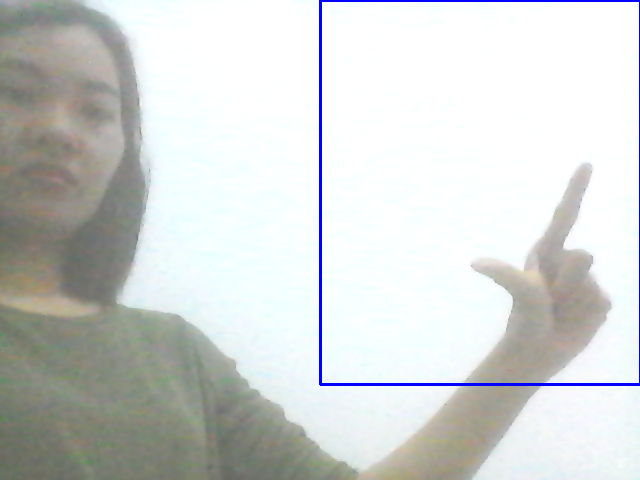
#> input picture Raw-data/L/L0.png, 640 x 480 px; its folder holds only this picture in this run
$ jupyter execute --allow-errors Final-project.ipynb
#> lines starting #> are read from the running program, lines starting #| are printed output that depends on the picture; after the words box and inside, x2 and y2 are one past the last pixel; in counts of white or black regions, pixels touching at a corner belong together
[cell 1]
import pathlib
import os
import glob
import matplotlib.pyplot as plt
import  cv2
import numpy
import sys
import shutil

[cell 2]
ROOT = 'Raw-data'
raw = pathlib.Path(ROOT, '')
raw = list(raw.glob('**/*'))
raw = [str(i) for i in raw]
raw

[cell 3]
test = pathlib.Path(ROOT, '')
test = list(test.glob('**/*'))
def remove_ipynb(paths_list):
    paths = [pathlib.Path(i) for i in paths_list]
    remove = []
    for path in paths:
        if path.is_dir and path.name == '.ipynb_checkpoints':
            remove.append[path]
    if len(remove) >0:
        shutil.rmtree(path)
        return 'Checkpoint removes'
    else:
        return 'No checkpoint file'

[cell 4]
remove_ipynb(raw)

### LOAD IMAGE

[cell 5]
def plot_img(images, row, col, size=(15,10)):
    plt.figure(figsize=size)
    for idx in range(row*col):
        plt.subplot(row, col, idx+1)
        img = cv.imread(images[idx])
        plt.imshow(img)

#> (the rest of this cell did not finish here and is left out)

#> (a cell that did not finish here is left out)

[cell 7]
# fgmask = backSub.apply(frame)
# res = cv2.bitwise_and(frame, frame, mask=fgmask)

[cell 8]
img = cv2.imread(raw[1])
#> img is the input picture: shape (480, 640, 3); mean B, G, R 211, 212, 209.1

gray = cv2.cvtColor(img, cv2.COLOR_BGR2GRAY)
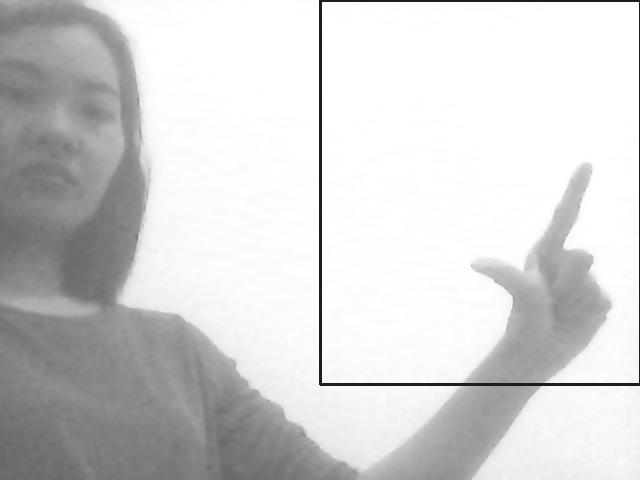
#> gray: shape (480, 640); min 29, max 255, mean 211
blur = cv2.GaussianBlur(gray, (5, 5), 0)

plt.figure(figsize=(15,15))
plt.subplot(1,3,2)
plt.title('Gray')
plt.imshow(gray)
plt.subplot(1,3,3)
plt.title('Blur')
plt.imshow(blur)
plt.subplot(1,3,1)
plt.title('Original')
plt.imshow(img)
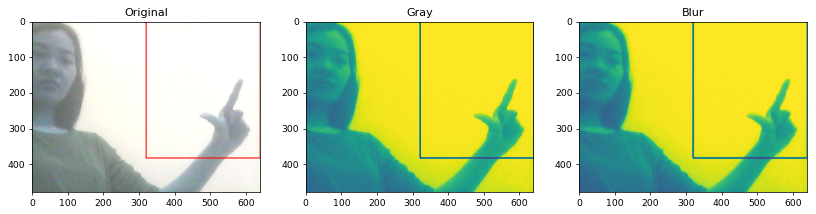
#> figure drawn by matplotlib, 3 panels; B, G, R data is drawn as R, G, B

[cell 9]
ret, thresh = cv2.threshold(blur,135, 255, cv2.THRESH_BINARY)
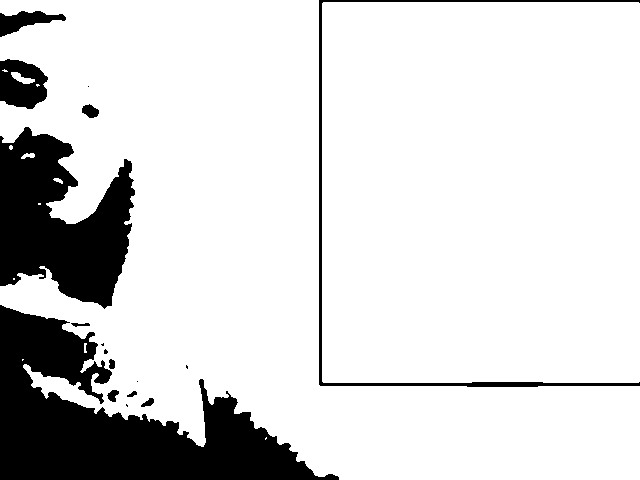
#> thresh: shape (480, 640); 84.5% white; 17 black regions (6 under 20 px)
plt.imshow(thresh)

[cell 10]
contours, hierarchy = cv2.findContours(thresh, cv2.RETR_TREE, cv2.CHAIN_APPROX_SIMPLE)
#> contours = 25 contours, 13 with area under 20; largest, box (x1, y1, x2, y2) and area: (0, 0, 640, 480) 137038, (322, 2, 640, 383) 120387, (81, 103, 100, 119) 184, (11, 72, 35, 84) 116, (106, 389, 120, 403) 108
contours
#> Out has the same summary as contours

$ run again, on Raw-data/fist/palm1.png
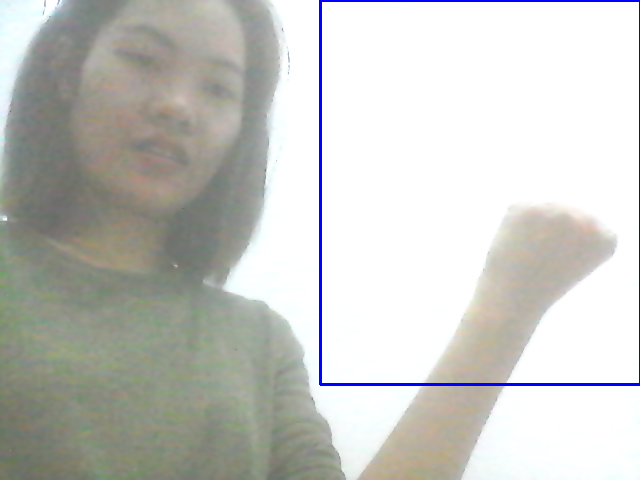
#> input picture Raw-data/fist/palm1.png, 640 x 480 px
#> img is the input picture: shape (480, 640, 3); mean B, G, R 196.3, 199.9, 199
#> `[cell 8] img = cv2.imread(raw[1])  gray = cv2.cvtColor(img, cv2.COLOR_..`:
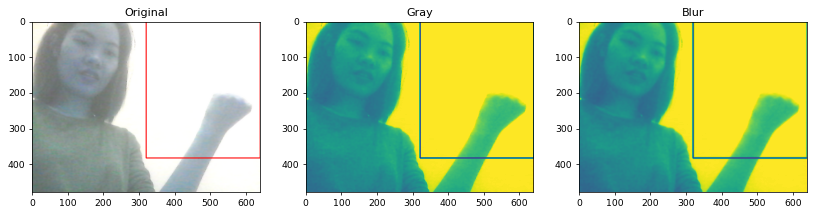
#> figure drawn by matplotlib, 3 panels; B, G, R data is drawn as R, G, B
#> `ret, thresh = cv2.threshold(blur,135, 255, cv2.THRESH_BINARY)`:
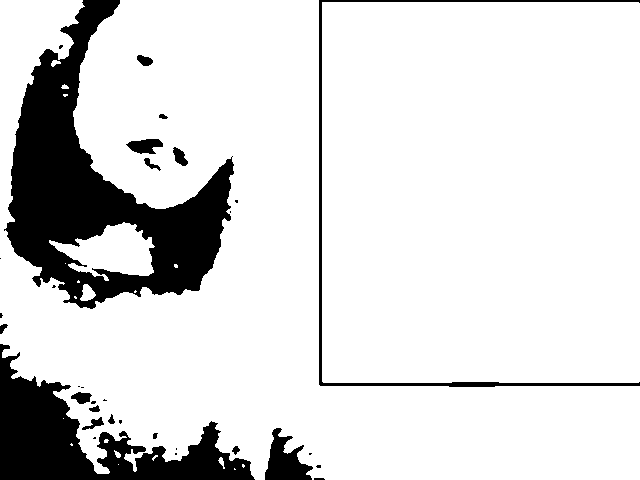
#> thresh: shape (480, 640); 85.4% white; 33 black regions (16 under 20 px)
#> contours = 47 contours, 29 with area under 20; largest, box (x1, y1, x2, y2) and area: (0, 0, 640, 480) 136903, (322, 2, 640, 383) 120412, (49, 222, 155, 281) 3247, (125, 138, 164, 155) 417, (70, 391, 93, 405) 190
#> Out has the same summary as contours

$ run again, on Raw-data/L/L1.png
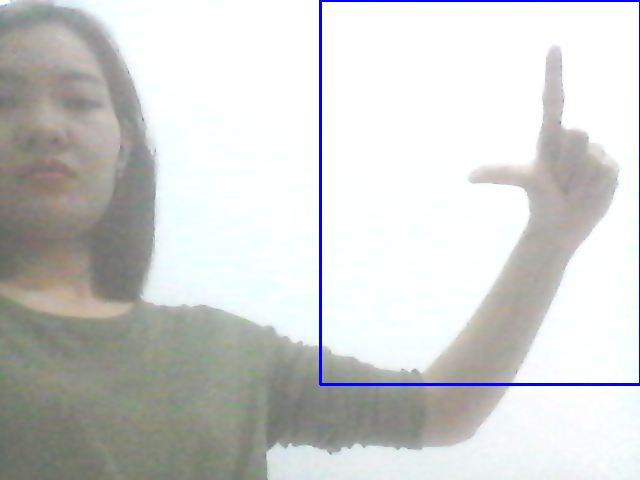
#> input picture Raw-data/L/L1.png, 640 x 480 px
#> img is the input picture: shape (480, 640, 3); mean B, G, R 207.6, 208.2, 206.9
#> `[cell 8] img = cv2.imread(raw[1])  gray = cv2.cvtColor(img, cv2.COLOR_..`:
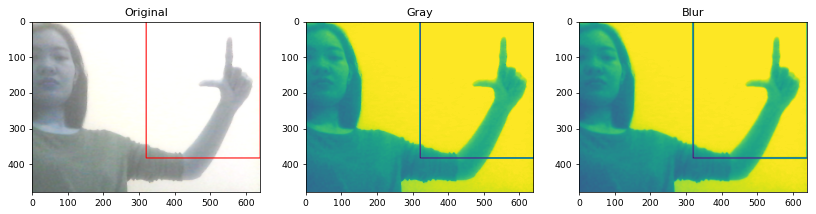
#> figure drawn by matplotlib, 3 panels; B, G, R data is drawn as R, G, B
#> `ret, thresh = cv2.threshold(blur,135, 255, cv2.THRESH_BINARY)`:
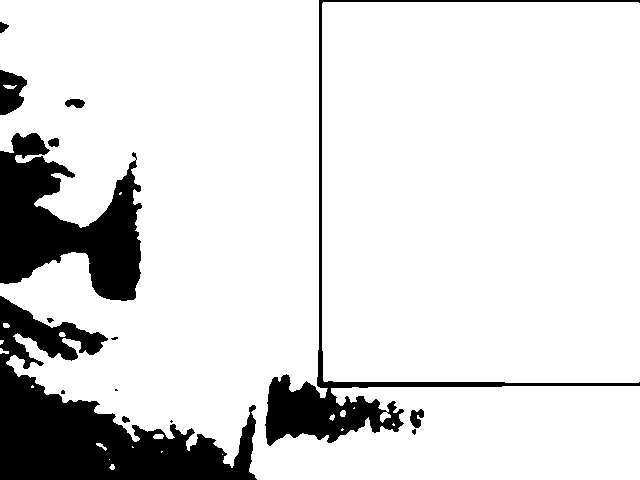
#> thresh: shape (480, 640); 86.2% white; 15 black regions (5 under 20 px)
#> contours = 32 contours, 16 with area under 20; largest, box (x1, y1, x2, y2) and area: (0, 0, 640, 480) 142233, (322, 2, 640, 383) 120240, (409, 408, 425, 429) 206, (64, 98, 86, 109) 157, (47, 137, 60, 148) 96
#> Out has the same summary as contours
